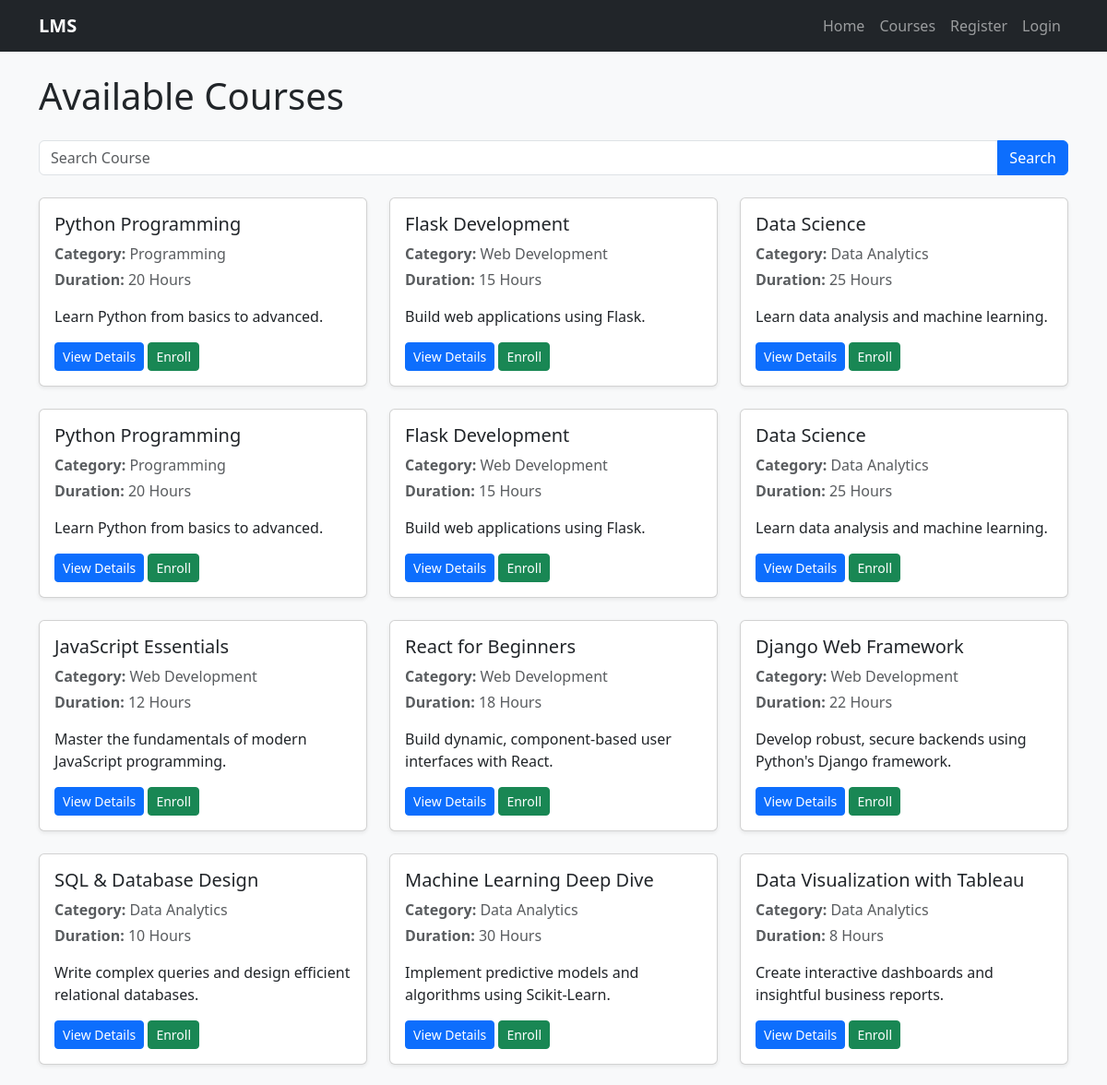
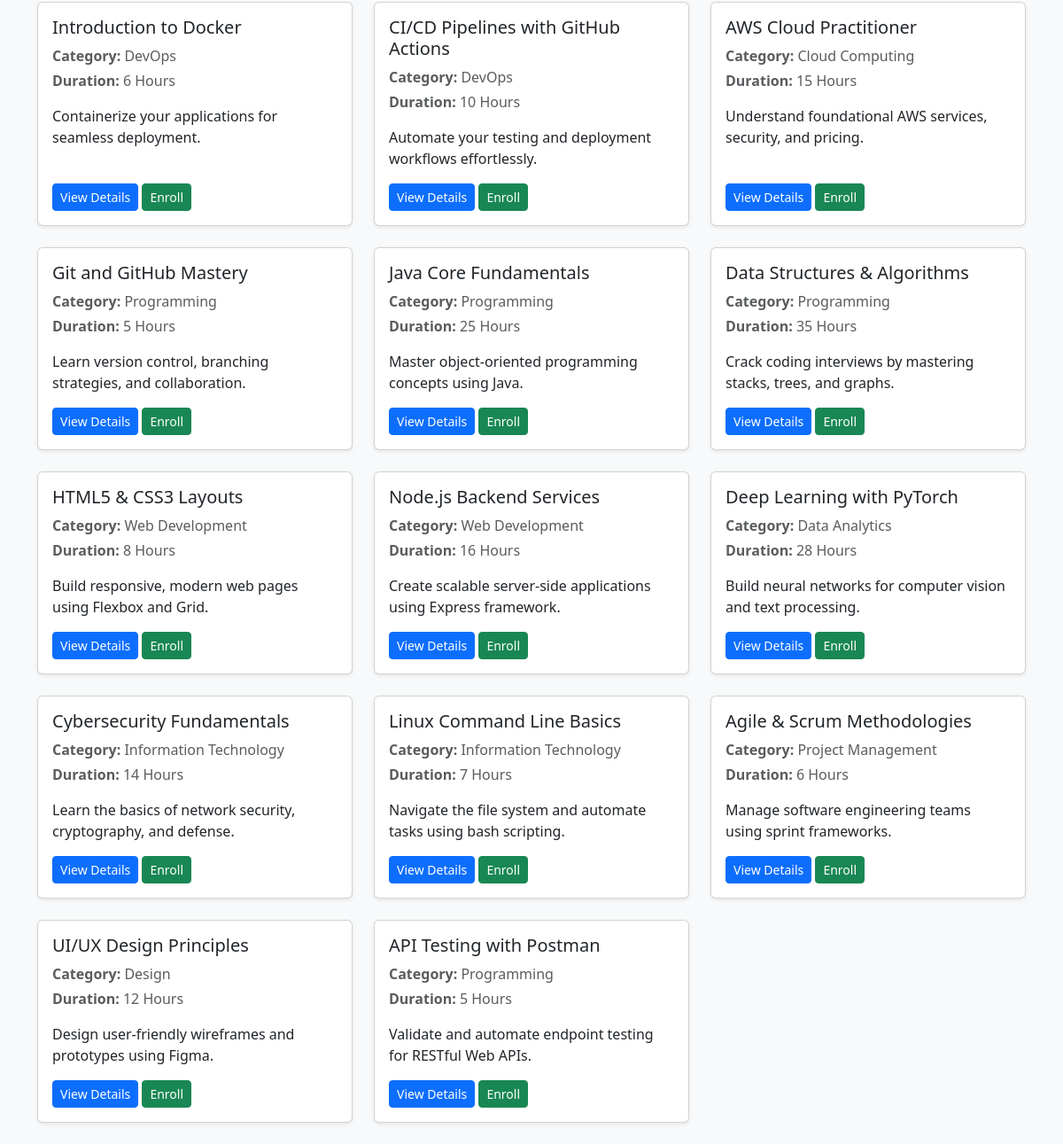
Screenshot of /courses with the database file from the repository (2 pictures, top to bottom).
### tables this page shows
CREATE TABLE courses(
        id INTEGER PRIMARY KEY AUTOINCREMENT,
        course_name TEXT NOT NULL,
        category TEXT NOT NULL,
        duration TEXT NOT NULL,
        description TEXT NOT NULL
    );

### app.py (the view, shortened to what this page needs)
@app.route("/courses")
def courses():
    search = request.args.get("search", "")
    conn = get_connection()
    courses = conn.execute(
        """
        SELECT *
        FROM courses
        WHERE course_name LIKE ?
        """,
        (f"%{search}%",)
    ).fetchall()
    enrolled_courses = []
    conn.close()
    return render_template(
        "courses.html",
        courses=courses,
        search=search,
        enrolled_courses=enrolled_courses
    )

### database.py (called while the page is built)
def get_connection():
    conn = sqlite3.connect("course.db")
    conn.row_factory = sqlite3.Row
    return conn

### templates/courses.html (shortened to what this page needs)
{% extends "base.html" %}
{% block content %}
<h1 class="mb-4">
    Available Courses
</h1>
<form method="GET" class="mb-4">
    <div class="input-group">
        <input
            type="text"
            name="search"
            class="form-control"
            placeholder="Search Course"
            value="{{ search }}"
        >
        <button
            type="submit"
            class="btn btn-primary"
        >
            Search
        </button>
    </div>
</form>
{% if courses %}
<div class="row">
    {% for course in courses %}
    <div class="col-md-6 col-lg-4 mb-4">
        <div class="card h-100 shadow-sm">
            <div class="card-body d-flex flex-column">
                <h5 class="card-title">
                    {{ course["course_name"] }}
                </h5>
                <p class="text-muted mb-1">
                    <strong>Category:</strong>
                    {{ course["category"] }}
                </p>
                <p class="text-muted">
                    <strong>Duration:</strong>
                    {{ course["duration"] }}
                </p>
                <p class="card-text">
                    {{ course["description"] }}
                </p>
                <div class="mt-auto">
                    <a
                        href="/course/{{ course['id'] }}"
                        class="btn btn-primary btn-sm"
                    >
                        View Details
                    </a>
                    {% if course["id"] in enrolled_courses %}
                        <button
                            class="btn btn-success btn-sm"
                            disabled
                        >
                            ✓ Enrolled
                        </button>
                        {% else %}
                        <a
                            href="/enroll/{{ course['id'] }}"
                            class="btn btn-success btn-sm"
                        >
                            Enroll
                        </a>
                        {% endif %}
                </div>
            </div>
        </div>
    </div>
    {% endfor %}
</div>
{% else %}
<div class="alert alert-warning">
    No Courses Found
</div>
{% endif %}
{% endblock %}

### templates/base.html (shortened to what this page needs)
<!DOCTYPE html>
<html lang="en">
<head>
    <link
        href="https://cdn.jsdelivr.net/npm/bootstrap@5.3.8/dist/css/bootstrap.min.css"
        rel="stylesheet"
    >
    <link
        rel="stylesheet"
        href="https://cdn.jsdelivr.net/npm/bootstrap-icons@1.11.3/font/bootstrap-icons.min.css"
    >
</head>
<body class="bg-light">
    <nav class="navbar navbar-expand-lg navbar-dark bg-dark">
        <div class="container">
            <a class="navbar-brand fw-bold" href="/">
                LMS
            </a>
            <div
                class="collapse navbar-collapse"
                id="navbarNav"
            >
                <div class="navbar-nav ms-auto">
                    <a class="nav-link" href="/">
                        Home
                    </a>
                    <a class="nav-link" href="/courses">
                        Courses
                    </a>
                    {% if session.get("user_id") %}
                        <a class="nav-link" href="/my-courses">
                            My Courses
                        </a>
                        <a class="nav-link" href="/profile">
                            Profile
                        </a>
                        <a class="nav-link text-danger" href="/logout">
                            Logout
                        </a>
                    {% else %}
                        <a class="nav-link" href="/register">
                            Register
                        </a>
                        <a class="nav-link" href="/login">
                            Login
                        </a>
                    {% endif %}
                </div>
            </div>
        </div>
    </nav>
    <div class="container mt-4">
        {% block content %}
        {% endblock %}
    </div>
</body>
</html>

### rows the page displays
courses: course_name "Python Programming", category "Programming", duration "20 Hours", description "Learn Python from basics to advanced."
courses: course_name "Flask Development", category "Web Development", duration "15 Hours", description "Build web applications using Flask."
courses: course_name "Data Science", category "Data Analytics", duration "25 Hours", description "Learn data analysis and machine learning."
courses: course_name "Python Programming", category "Programming", duration "20 Hours", description "Learn Python from basics to advanced."
courses: course_name "Flask Development", category "Web Development", duration "15 Hours", description "Build web applications using Flask."
courses: course_name "Data Science", category "Data Analytics", duration "25 Hours", description "Learn data analysis and machine learning."
courses: course_name "JavaScript Essentials", category "Web Development", duration "12 Hours", description "Master the fundamentals of modern JavaScript programming."
courses: course_name "React for Beginners", category "Web Development", duration "18 Hours", description "Build dynamic, component-based user interfaces with React."
courses: course_name "Django Web Framework", category "Web Development", duration "22 Hours", description "Develop robust, secure backends using Python's Django framework."
courses: course_name "SQL & Database Design", category "Data Analytics", duration "10 Hours", description "Write complex queries and design efficient relational databases."
courses: course_name "Machine Learning Deep Dive", category "Data Analytics", duration "30 Hours", description "Implement predictive models and algorithms using Scikit-Learn."
courses: course_name "Data Visualization with Tableau", category "Data Analytics", duration "8 Hours", description "Create interactive dashboards and insightful business reports."
courses: course_name "Introduction to Docker", category "DevOps", duration "6 Hours", description "Containerize your applications for seamless deployment."
courses: course_name "CI/CD Pipelines with GitHub Actions", category "DevOps", duration "10 Hours", description "Automate your testing and deployment workflows effortlessly."
courses: course_name "AWS Cloud Practitioner", category "Cloud Computing", duration "15 Hours", description "Understand foundational AWS services, security, and pricing."
courses: course_name "Git and GitHub Mastery", category "Programming", duration "5 Hours", description "Learn version control, branching strategies, and collaboration."
courses: course_name "Java Core Fundamentals", category "Programming", duration "25 Hours", description "Master object-oriented programming concepts using Java."
courses: course_name "Data Structures & Algorithms", category "Programming", duration "35 Hours", description "Crack coding interviews by mastering stacks, trees, and graphs."
courses: course_name "HTML5 & CSS3 Layouts", category "Web Development", duration "8 Hours", description "Build responsive, modern web pages using Flexbox and Grid."
courses: course_name "Node.js Backend Services", category "Web Development", duration "16 Hours", description "Create scalable server-side applications using Express framework."
courses: course_name "Deep Learning with PyTorch", category "Data Analytics", duration "28 Hours", description "Build neural networks for computer vision and text processing."
courses: course_name "Cybersecurity Fundamentals", category "Information Technology", duration "14 Hours", description "Learn the basics of network security, cryptography, and defense."
courses: course_name "Linux Command Line Basics", category "Information Technology", duration "7 Hours", description "Navigate the file system and automate tasks using bash scripting."
courses: course_name "Agile & Scrum Methodologies", category "Project Management", duration "6 Hours", description "Manage software engineering teams using sprint frameworks."
courses: course_name "UI/UX Design Principles", category "Design", duration "12 Hours", description "Design user-friendly wireframes and prototypes using Figma."
courses: course_name "API Testing with Postman", category "Programming", duration "5 Hours", description "Validate and automate endpoint testing for RESTful Web APIs."
